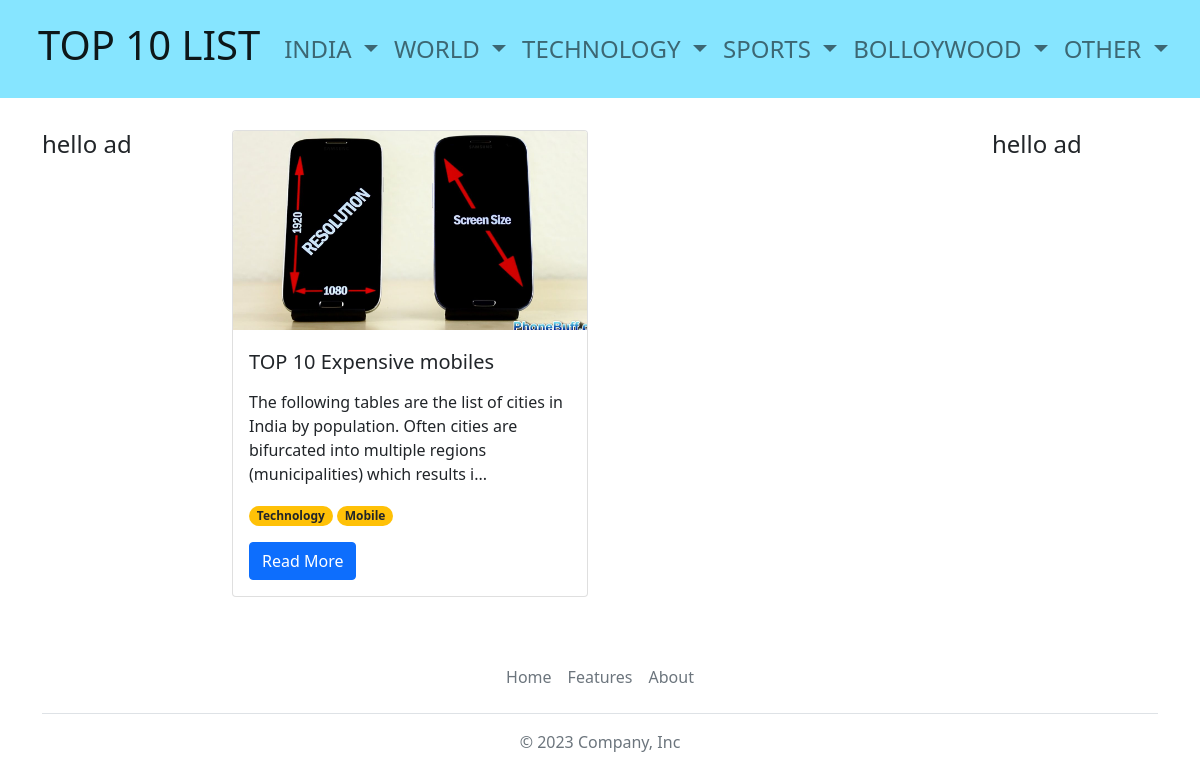
The app's page /TOPLIST/Technology with its own data.
### Main/models.py (models this page shows, shortened)
class Post(models.Model):
    name = models.CharField(max_length=100)
    slug = models.SlugField(max_length=200, unique=True)
    description = models.TextField()
    thumbnail = models.ImageField(upload_to='thumbnail/')
    created_on = models.DateTimeField(auto_now_add=True)
    status = models.IntegerField(choices=STATUS, default=0)
    parent_cat= models.CharField(max_length=50)
    child_cat= models.CharField(max_length=50)
    is_affiliate=models.BooleanField(default=False)
    title_number_10=models.CharField(max_length=100,default='')
    img_number_10=models.ImageField(upload_to='post_images/',default='post_images/default.jpg')
    desc_number_10=models.CharField(max_length=500,default='')
    title_number_9=models.CharField(max_length=100,default='')
    img_number_9=models.ImageField(upload_to='post_images/',default='post_images/default.jpg')
    desc_number_9=models.CharField(max_length=500,default='')
    title_number_8=models.CharField(max_length=100,default='')
    img_number_8=models.ImageField(upload_to='post_images/',default='post_images/default.jpg')
    desc_number_8=models.CharField(max_length=500,default='')
    title_number_7=models.CharField(max_length=100,default='')
    img_number_7=models.ImageField(upload_to='post_images/',default='post_images/default.jpg')
    desc_number_7=models.CharField(max_length=500,default='')
    title_number_6=models.CharField(max_length=100,default='')
    img_number_6=models.ImageField(upload_to='post_images/',default='post_images/default.jpg')
    desc_number_6=models.CharField(max_length=500,default='')
    title_number_5=models.CharField(max_length=100,default='')
    img_number_5=models.ImageField(upload_to='post_images/',default='post_images/default.jpg')
    desc_number_5=models.CharField(max_length=500,default='')
    title_number_4=models.CharField(max_length=100,default='')
    img_number_4=models.ImageField(upload_to='post_images/',default='post_images/default.jpg')
    desc_number_4=models.CharField(max_length=500,default='')
    title_number_3=models.CharField(max_length=100,default='')
    img_number_3=models.ImageField(upload_to='post_images/',default='post_images/default.jpg')
    desc_number_3=models.CharField(max_length=500,default='')
    title_number_2=models.CharField(max_length=100,default='')
    img_number_2=models.ImageField(upload_to='post_images/',default='post_images/default.jpg')
    desc_number_2=models.CharField(max_length=500,default='')
    title_number_1=models.CharField(max_length=100,default='')
    img_number_1=models.ImageField(upload_to='post_images/',default='post_images/default.jpg')
    desc_number_1=models.CharField(max_length=500,default='')
    class Meta:
        ordering = ['-created_on']

### Main/views.py (the view)
# urls.py: path('TOPLIST/<str:parent_cat>',Parent_Cat.as_view(), name="parent_cat"),
class Parent_Cat(View):
    def get(self,request,parent_cat):
        allPosts = Post.objects.filter(parent_cat=parent_cat).order_by('-created_on')[:10]
        return render(request, 'index.html', {'allPosts': allPosts})

### Main/templates/index.html (shortened to what this page needs)
{% extends "base.html" %}
{% block content %}
{% load static %}
  <main class="mt-4 mb-5">
            <div class="container">
                <div class="row">
                  <div class="col-sm-2"></div>
                      <div class="col-sm-8">
                      </div>
                    <div class="col-sm-2"></div>
                </div>
              <div class="row">
                <div class="col-sm-2">
                  {% block rightsidebar %}
                  {% include 'test.html' %}
                  {% endblock rightsidebar %}
                </div>
                <div class="col-sm-8">
                  <div class="row row-cols-1 row-cols-md-2 g-4">
                        {% for post in allPosts%}
                            <div class="col">
                                  <div class="card mb-1">
                                    <img src={{ post.thumbnail.url }} class="card-img-top" alt="Image">
                                    <div class="card-body">
                                        <div class="row mt-1 mb-2"> <h5 class="card-title"> {{ post.name }}  </h5> </div>
                                        <p class="card-text">{{post.description|slice:"150"}}...</p>
                                        <p class="card-text">
                                           <span class="badge rounded-pill bg-warning ">
                                            <a href="{% url 'parent_cat' post.parent_cat %}" class="text-decoration-none link-dark"> {{ post.parent_cat}} </a>
                                            </span>
                                            <span class="badge rounded-pill bg-warning ">
                                              <a href="{% url 'child_cat' post.parent_cat post.child_cat %}" class="text-decoration-none link-dark"> {{ post.child_cat}} </a>
                                            </span>
                                      </p>
                                        <a href="{% url 'post_detail' post.slug  %}" class="btn btn-primary">Read More </a>
                                    </div>
                                  </div>
                            </div>
                          {% endfor %}
                        </div>
                </div>
                <div class="col-sm-2">
                  {% block leftsidebar %}
                  {% include 'test.html' %}
                  {% endblock leftsidebar %}
                </div>
              </div>
            </div>
          </main>
{%endblock%}

### records on screen
Post: thumbnail (picture), name "TOP 10 Expensive mobiles", description "The following tables are the list of cities in India by population. Often cities are bifurcated into multiple regions (municipalities) which results i", parent_cat "Technology", child_cat "Mobile"
